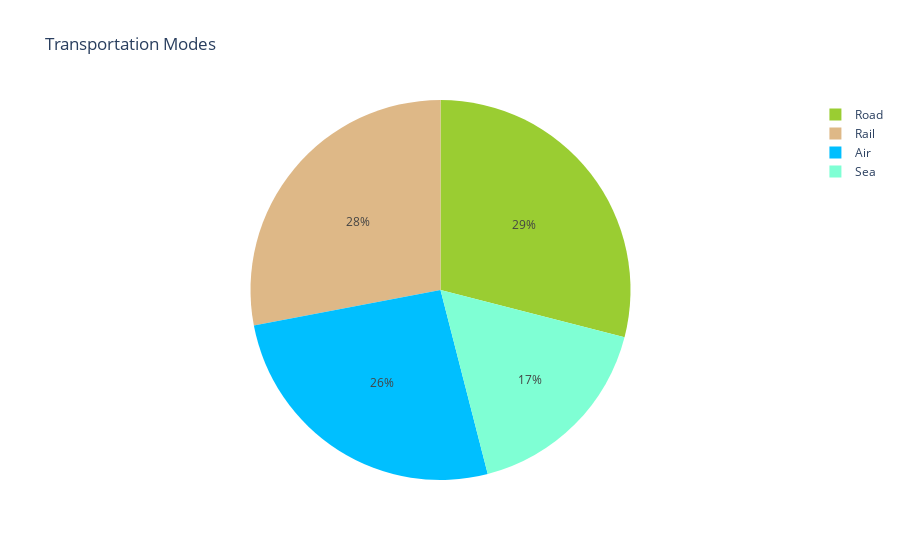

The code cell stored with this chart in its notebook:
### Code cell
plt.figure(figsize=(8,8))
plt.subplot(4, 2, 1)
Transportation['revenue_generated'].sum().sort_values(ascending=False).plot.bar(figsize=(12,14), title="Revenue")

plt.subplot(4, 2, 2)
Transportation['order_quantities'].sum().sort_values(ascending=False).plot.bar(figsize=(12,14), title="Total Order")

plt.subplot(4, 2, 3)
Transportation['costs'].sum().sort_values(ascending=False).plot.bar(figsize=(12,14), title="Tranportation Costs")

plt.subplot(4, 2, 4)

Transportation['shipping_times'].mean().sort_values(ascending=False).plot.bar(figsize=(12,14), title="Avg. Shipping Time")

plt.tight_layout()
plt.show()



data_Transportation=df.groupby(['transportation_modes'])['sku'].count().reset_index(name='number_of_products_sold').sort_values(by= 'number_of_products_sold', ascending= False)
px.pie(data_Transportation, values='number_of_products_sold', names= 'transportation_modes' , title= 'Transportation Modes', 
       color='transportation_modes',
             color_discrete_map={'Air':'deepskyblue',
                                 'Rail':'burlywood',
                                 'Road':'yellowgreen',
                              'Sea':'aquamarine'})

### Figure 1 — Plotly figure (JSON) as saved in the notebook; plotly's stock layout.template omitted (floating-point values rounded to 4 significant figures)
{"data": [{"customdata": [["Road"], ["Rail"], ["Air"], ["Sea"]], "domain": {"x": [0, 1], "y": [0, 1]}, "hovertemplate": "transportation_modes=%{customdata[0]}<br>number_of_products_sold=%{value}<extra></extra>", "labels": ["Road", "Rail", "Air", "Sea"], "legendgroup": "", "marker": {"colors": ["yellowgreen", "burlywood", "deepskyblue", "aquamarine"]}, "name": "", "showlegend": true, "type": "pie", "values": [29, 28, 26, 17]}], "layout": {"autosize": true, "legend": {"tracegroupgap": 0}, "title": {"text": "Transportation Modes"}}}
